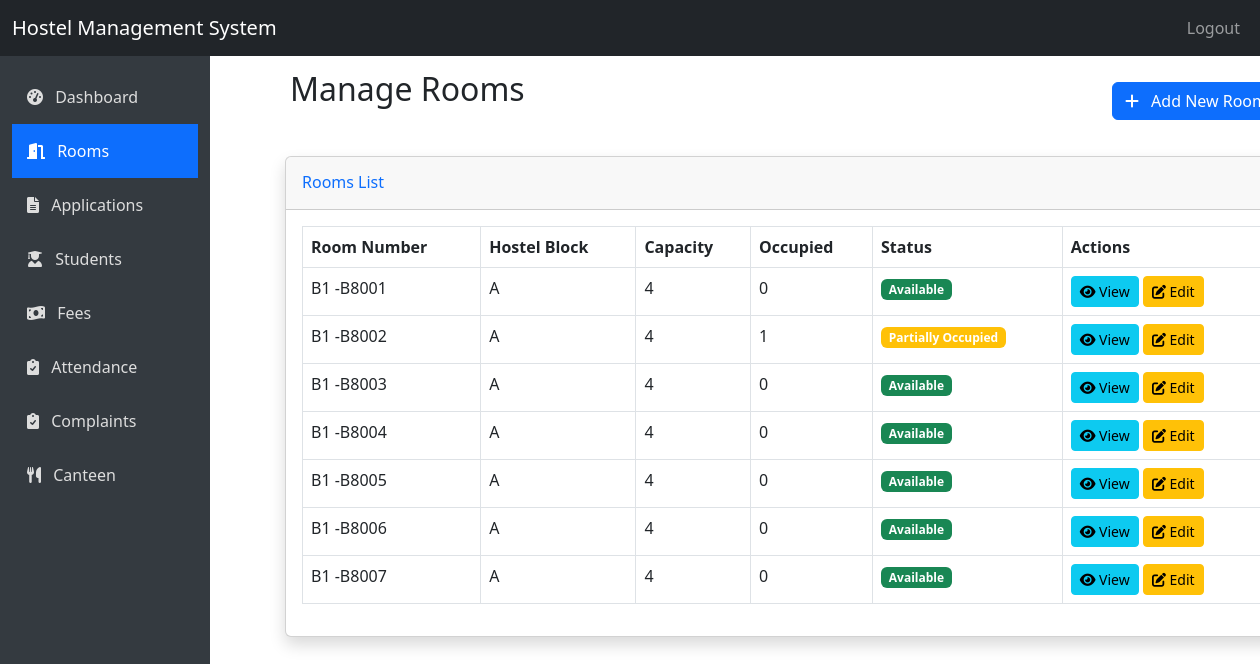
/admin/rooms (signed in), run on an earlier commit of the app's database.
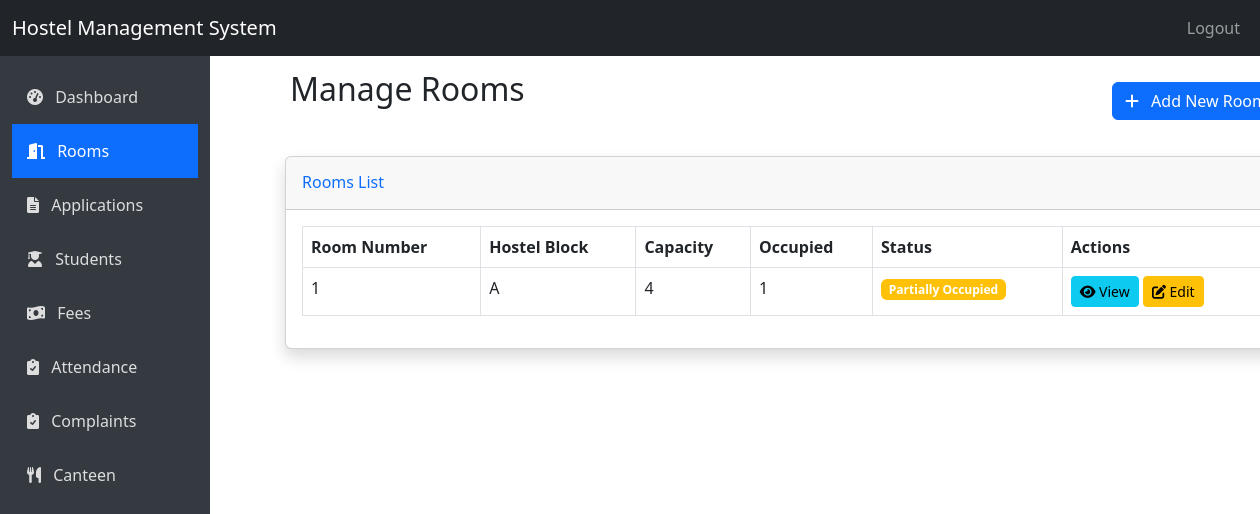
And on a later commit of the database.
### hostel1.0/app.py (models this page shows)
class Room(db.Model):
    id = db.Column(db.Integer, primary_key=True)
    room_number = db.Column(db.String(10), unique=True, nullable=False)
    capacity = db.Column(db.Integer, nullable=False)
    occupied = db.Column(db.Integer, default=0)
    hostel_block = db.Column(db.String(10), nullable=False)
    gender = db.Column(db.String(10), nullable=False)  # 'male' or 'female'
    students = db.relationship('Student', backref='room')

### hostel1.0/app.py (the view)
@app.route('/admin/rooms')
def admin_rooms():
    if 'user_id' not in session or session['role'] != 'admin':
        return redirect(url_for('login'))
    rooms = Room.query.all()
    return render_template('admin/rooms.html', rooms=rooms)

### hostel1.0/templates/admin/rooms.html (shortened to what this page needs)
{% extends "layout.html" %}
{% block content %}
<div class="d-flex justify-content-between align-items-center mb-4">
    <h2 class="mb-4">Manage Rooms</h2>
    <a href="{{ url_for('add_room') }}" class="btn btn-primary">
        <i class="fas fa-plus me-2"></i> Add New Room
    </a>
</div>
<div class="card shadow mb-4">
    <div class="card-header py-3">
        <h6 class="m-0 font-weight-bold text-primary">Rooms List</h6>
    </div>
    <div class="card-body">
        <div class="table-responsive">
            <table class="table table-bordered" id="roomsTable" width="100%" cellspacing="0">
                <thead>
                    <tr>
                        <th>Room Number</th>
                        <th>Hostel Block</th>
                        <th>Capacity</th>
                        <th>Occupied</th>
                        <th>Status</th>
                        <th>Actions</th>
                    </tr>
                </thead>
                <tbody>
                    {% for room in rooms %}
                    <tr>
                        <td>{{ room.room_number }}</td>
                        <td>{{ room.hostel_block }}</td>
                        <td>{{ room.capacity }}</td>
                        <td>{{ room.occupied }}</td>
                        <td>
                            {% if room.occupied >= room.capacity %}
                                <span class="badge bg-danger">Full</span>
                            {% elif room.occupied > 0 %}
                                <span class="badge bg-warning">Partially Occupied</span>
                            {% else %}
                                <span class="badge bg-success">Available</span>
                            {% endif %}
                        </td>
                        <td>
                            <a href="{{ url_for('view_room', room_id=room.id) }}" class="btn btn-sm btn-info">
                                <i class="fas fa-eye"></i> View
                            </a>
                            <a href="{{ url_for('edit_room', room_id=room.id) }}" class="btn btn-sm btn-warning">
                                <i class="fas fa-edit"></i> Edit
                            </a>
                        </td>
                    </tr>
                    {% endfor %}
                </tbody>
            </table>
        </div>
    </div>
</div>
{% endblock %}

### hostel1.0/templates/layout.html (shortened to what this page needs)
<!DOCTYPE html>
<html lang="en">
<head>
    <link href="https://cdn.jsdelivr.net/npm/bootstrap@5.3.0-alpha1/dist/css/bootstrap.min.css" rel="stylesheet">
    <link rel="stylesheet" href="https://cdnjs.cloudflare.com/ajax/libs/font-awesome/6.0.0/css/all.min.css">
</head>
<body>
    <nav class="navbar navbar-expand-lg navbar-dark bg-dark fixed-top">
        <div class="container-fluid">
            <a class="navbar-brand" href="{{ url_for('home') }}">Hostel Management System</a>
            <div class="collapse navbar-collapse" id="navbarNav">
                <ul class="navbar-nav ms-auto">
                    {% if 'user_id' in session %}
                        <li class="nav-item">
                            <a class="nav-link" href="{{ url_for('logout') }}">Logout</a>
                        </li>
                    {% else %}
                        <li class="nav-item">
                            <a class="nav-link" href="{{ url_for('login') }}">Login</a>
                        </li>
                    {% endif %}
                </ul>
            </div>
        </div>
    </nav>
    {% if 'user_id' in session %}
        <div class="container-fluid">
            <div class="row">
                <div class="col-md-2 sidebar">
                    {% if session['role'] == 'admin' %}
                        <a href="{{ url_for('admin_dashboard') }}" class="{% if request.path == url_for('admin_dashboard') %}active{% endif %}">
                            <i class="fas fa-tachometer-alt me-2"></i> Dashboard
                        </a>
                        <a href="{{ url_for('admin_rooms') }}" class="{% if request.path == url_for('admin_rooms') %}active{% endif %}">
                            <i class="fas fa-door-open me-2"></i> Rooms
                        </a>
                        <a href="{{ url_for('admin_applications') }}" class="{% if request.path == url_for('admin_applications') %}active{% endif %}">
                            <i class="fas fa-file-alt me-2"></i> Applications
                        </a>
                        <a href="{{ url_for('admin_students') }}" class="{% if request.path == url_for('admin_students') %}active{% endif %}">
                            <i class="fas fa-user-graduate me-2"></i> Students
                        </a>
                        <a href="{{ url_for('admin_fees') }}" class="{% if request.path == url_for('admin_fees') %}active{% endif %}">
                            <i class="fas fa-money-bill-wave me-2"></i> Fees
                        </a>
                        <a href="{{ url_for('admin_attendance') }}" class="{% if request.path == url_for('admin_attendance') %}active{% endif %}">
                            <i class="fas fa-clipboard-check me-2"></i> Attendance
                        </a>
                        <a href="{{ url_for('admin_complaints') }}" class="{% if request.path == url_for('admin_complaints') %}active{% endif %}">
                            <i class="fas fa-clipboard-check me-2"></i> Complaints
                        </a>
                        <a href="{{ url_for('admin_canteen') }}" class="{% if request.path == url_for('admin_canteen') %}active{% endif %}">
                            <i class="fas fa-utensils me-2"></i> Canteen
                        </a>
                    {% endif %}
                </div>
                <div class="col-md-10 content">
                    {% block content %}{% endblock %}
                </div>
            </div>
        </div>
    {% endif %}
</body>
</html>

### hostel1.0/templates/layout.html (style rules this page uses)
.sidebar { height: 100vh; position: fixed; top: 0; left: 0; padding-top: 70px; background-color: #343a40; color: white; }
.sidebar a { color: #ddd; padding: 15px; display: block; text-decoration: none; }
.sidebar .active { background-color: #0d6efd; color: white; }
.content { margin-left: 250px; padding: 20px; padding-top: 70px; }

### hostel1.0/templates/admin/rooms.html (style rules this page uses)
.card { margin-left: 15px; }
h2.mb-4 { padding-left: 20px; }

What changed in the data, as far as the page shows it:
removed Room: room_number "B1 -B8001", hostel_block "A", capacity "4", occupied "0", shows "Available"
removed Room: room_number "B1 -B8002", hostel_block "A", capacity "4", occupied "1", shows "Partially Occupied"
removed Room: room_number "B1 -B8003", hostel_block "A", capacity "4", occupied "0", shows "Available"
removed Room: room_number "B1 -B8004", hostel_block "A", capacity "4", occupied "0", shows "Available"
removed Room: room_number "B1 -B8005", hostel_block "A", capacity "4", occupied "0", shows "Available"
removed Room: room_number "B1 -B8006", hostel_block "A", capacity "4", occupied "0", shows "Available"
removed Room: room_number "B1 -B8007", hostel_block "A", capacity "4", occupied "0", shows "Available"
added Room: room_number "1", hostel_block "A", capacity "4", occupied "1", shows "Partially Occupied"
